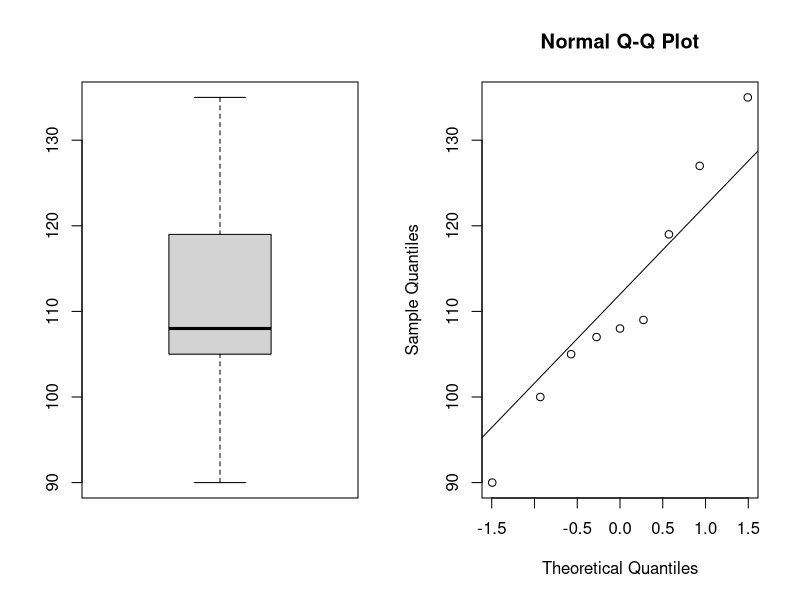
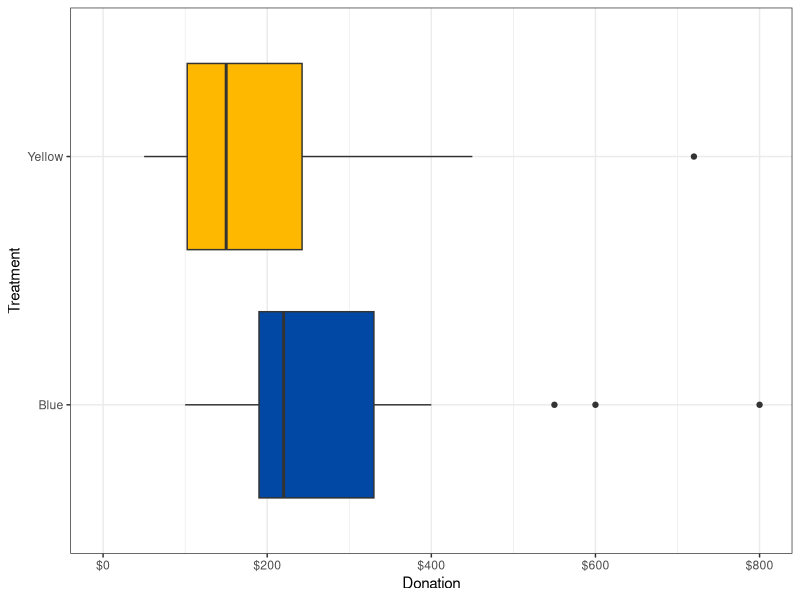
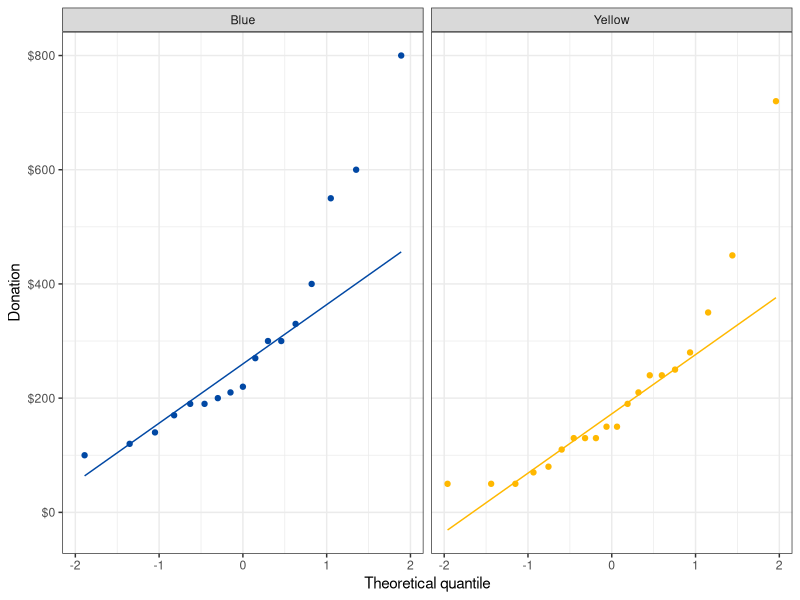
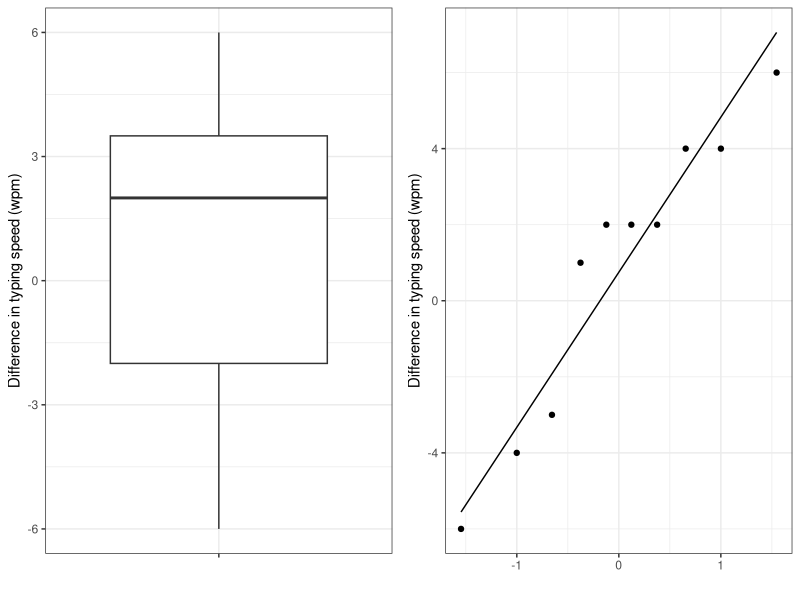

Here is the R script that generated these plots, in order:
## ---- chunk 1
knitr::opts_chunk$set(echo = TRUE)
knitr::opts_chunk$set(message = FALSE, warning = FALSE)
## ---- chunk 2
library(tidyverse)
## ---- chunk 3
twins = tibble::tribble(~experimental, ~control, 110L, 112L, 125L,
    120L, 139L, 128L, 142L, 135L, 127L, 126L)
wilcox.test(twins$experimental, twins$control, paired = TRUE, alternative = "greater")
## ---- chunk 4
iq = c(100, 90, 135, 108, 107, 119, 127, 109, 105)
## ---- chunk 5
# check for the normality assumption
par(mfrow = c(1, 2))
boxplot(iq)
qqnorm(iq)
qqline(iq)
## ---- chunk 6
dat = tibble(iq)
dat = dat %>% 
  mutate(d = iq - 107, # compute differences x_i - mu_0
         abs_d = abs(d)) # take absolute values

effective_dat = dat %>% filter(d != 0) # filter out no difference values (ties)
effective_dat$r = rank(effective_dat$abs_d)

w_plus = sum(effective_dat$r[effective_dat$d > 0]) # calculate w+
w_minus = sum(effective_dat$r[effective_dat$d < 0]) # calculate w-
## ---- chunk 7
n = nrow(effective_dat)
ew = n*(n + 1)/4 # E(W+)
varw = sum(effective_dat$r^2)/4 # Var(W+)
c(ew, varw)
## ---- chunk 8
# tidyverse way
dat = tibble(iq)
dat = dat |> mutate(
  d = iq - 107,
  abs_d = abs(d)
)
effective_dat = dat |> filter(d !=0 )
effective_dat$r = rank(effective_dat$abs_d)
w_plus = sum(effective_dat$r[effective_dat$d > 0])
w_minus = sum(effective_dat$r[effective_dat$d < 0])
## ---- chunk 9
n = nrow(effective_dat)
ew = n*(n+1)/4
varw = sum(effective_dat$r^2)/4
c(ew, varw)

t0 = (w_plus - ew)/(sqrt(varw)) # (23.5 - E(W+)) / sqrt(Var(W+)) - standardisation
p_val = 1 - pnorm(t0) # approximate the p-value
# or equivalently, pnorm(t0, lower.tail = FALSE)
c(t0, p_val)
## ---- chunk 10
wilcox.test(iq, mu = 107, alternative = "greater", correct = FALSE)
## ---- chunk 11
wdat = data.frame(weight = c(12, 16, 16, 12, 10, 30, 12, 24, 32, 24),
                  diet = rep(c("X", "Y"), each = 5))
## ---- chunk 12
wdat = wdat %>%
    mutate(ranks = rank(weight)) # rank the data
wdat
## ---- chunk 13
wdat %>%
  group_by(diet) %>% # group data by the diet group (X vs Y)
  summarise(sum(ranks)) # for each group, sum up the ranks
## ---- chunk 14
nx = 5 # sample size of group X
ny = 5 # sample size of group Y
N = nx + ny # total sample size
ew = nx * (N + 1)/2 # E(W)
varw = (sum(wdat$ranks^2) - N * (N + 1)^2/4) * nx * ny/(N * (N - 1)) #Var(W)
c(ew, varw)

w = sum(wdat$ranks[wdat$diet == "X"]) # ranks are summed over group X
t0 = (w - ew)/sqrt(varw) # standardisation
p_value = 2*pnorm(t0) # double the p-value since it's a two-sided test
c(w, t0, p_value)
## ---- chunk 15
wilcox.test(weight ~ diet, data = wdat, correct = FALSE)
# weight ~ diet means that we want to see whether the diet group (X or Y) affects the weight
# i.e. we want to compare two population means - Wilcoxon rank-sum test
## ---- chunk 16
donations = data.frame(
  amount = c(150,80,150,450,110,240,70,350,720,190,
             130,50,240,210,130,130,250,280,50,50,
             210,100,200,300,550,190,300,800,170,
             600,120,220,270,190,400,140,330),
  treatment = c("Yellow","Yellow","Yellow","Yellow","Yellow",
                "Yellow","Yellow","Yellow","Yellow","Yellow",
                "Yellow","Yellow","Yellow","Yellow","Yellow",
                "Yellow","Yellow","Yellow","Yellow","Yellow",
                "Blue","Blue","Blue","Blue","Blue","Blue",
                "Blue","Blue","Blue","Blue","Blue","Blue",
                "Blue","Blue","Blue","Blue","Blue")
)
## ---- chunk 17
donations %>% 
  ggplot() + 
  aes(x = amount, y = treatment, fill = treatment) +
  geom_boxplot() + 
  scale_fill_manual(values = c(Yellow = "#FFB800", Blue = "#0148A4")) +
  labs(x = "Donation", y = "Treatment") +
  scale_x_continuous(labels = scales::dollar, # tidy up x-axis values
                     limits = c(0, 800)) + 
  theme_bw() + 
  theme(legend.position = "none")
## ---- chunk 18
donations %>% 
  ggplot() + 
  aes(sample = amount, colour = treatment) + 
  geom_qq_line() + # add a diagonal line
  geom_qq() + # draw a qq plot
  facet_wrap(~treatment) + # separate plots by the treatment group
  scale_colour_manual(values = c(Yellow = "#FFB800", Blue = "#0148A4")) + 
  labs(x = "Theoretical quantile", y = "Donation") +
  scale_y_continuous(labels = scales::dollar) + # tidy up y-axis values
  theme_bw() + 
  theme(legend.position = "none") # remove the legend
## ---- chunk 19
wilcox.test(amount ~ treatment, data = donations)
## ---- chunk 20
x = data.frame(ea = c("Amy", "Bruce", "Carol", "Dion",
                      "Ellen", "Fred", "Gwen", "Hugh",
                      "Ingrid", "Kenneth"),
               brand_a = c(74, 80, 68, 74, 86, 75, 78, 69, 76, 77),
               brand_b = c(72, 86, 72, 70, 85, 73, 72, 65, 79, 75))
## ---- chunk 21
x = x %>% 
  mutate(diff = brand_a - brand_b, # compute differences D_i = A_i - B_i
         ranks = rank(abs(diff))) # rank the absolute differences

x
## ---- chunk 22
p1 = x %>% 
  ggplot() +
  aes(x = "", y = diff) + 
  geom_boxplot() +
  theme_bw() + 
  labs(x = "", y = "Difference in typing speed (wpm)")

p2 = x %>% 
  ggplot() + 
  aes(sample = diff) +
  geom_qq() + 
  geom_qq_line() +
  theme_bw() + 
  labs(y = "Difference in typing speed (wpm)", x="")

gridExtra::grid.arrange(p1, p2, ncol = 2) # combine the two plots 
## ---- chunk 23
t0 = sum(x$diff > 0) # observed test statistic for a sign test = number of positive differences
n = sum(x$diff != 0) # total sample size except for no difference values
c(t0, n)
## ---- chunk 24
# calculate the probability of observing each of the following x values: 7, 8, 9, 10, when n = 10 and p = 1/2
dbinom(t0:n, n, 1/2) # e.g. probability of observing x = 7 when n = 10 and p = 1/2 is 0.1171875000

# if we sum up the above probabilities we'll get P(x >= 7)
2*sum(dbinom(t0:n, n, 1/2)) # and then double the p-value, since it's a two-sided test
## ---- chunk 25
binom.test(t0, n)
## ---- chunk 26
w_plus = sum(x$ranks[x$diff > 0]) # w+ = sum of all the ranks for positive differences
w_minus = sum(x$ranks[x$diff < 0]) # w- = sum of all the ranks for negative differences
w = min(w_plus, w_minus) # w = take the minimum among w+ and w-
n = length(x$ranks) # total sample size
c(w_plus, w_minus, w, n)
## ---- chunk 27
ew = n * (n + 1)/4
varw = sum(x$ranks^2)/4
t0 = (w - ew)/sqrt(varw) # standardisation
p_value = 2*pnorm(t0) # double the p-value, since it's a two-sided test
c(t0, p_value)
## ---- chunk 28
wilcox.test(x$diff, correct = FALSE)
## ---- chunk 29
t.test(x$diff)

# or alternatively,
t.test(x = x$brand_a, y = x$brand_b, paired = TRUE)
## ---- chunk 30
# x = possible values for Wilcoxon rank-sum test statistics
# p = probability of observing the corresponding x (Wilcoxon rank-sum test statistic) when the first group size m = 4 and the second group size n = 5
data.frame(x = 0:10, p = round(pwilcox(0:10, m = 4, n = 5), 4))
## ---- chunk 31
pwilcox(19 - 10, m = 4, n = 5) # P(W <= 19 - 10) = P(W <= 19) under the Wilcoxon rank-sum distribution when m = 4 and n = 5
## ---- chunk 32
2*pwilcox(19 - 10, m = 4, n = 5) # double the p-value, since it's a two-sided test
## ---- chunk 33
rats = data.frame(trials = c(78, 64, 75, 45, 82, 110, 70, 53, 51),
                  treatment = rep(c("Trained", "Control"), times = c(5, 4)))

wilcox.test(trials ~ treatment, data = rats)
